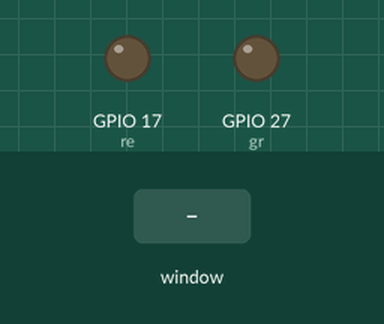
A program run on a simulated Raspberry Pi (BCM pin numbers). Parts: output pins drawn as LEDs (lit = HIGH). Inputs (shaded band) come from the test bench. The desktop window is not drawn, its controls go by their first labels and the mouse button is held 0.15 s; pins used as bus, display or sensor lines are not drawn.

Above: at 1.2 s.
1.3 s: control labelled "Green LED" in the window clicked
At 1.6 s:
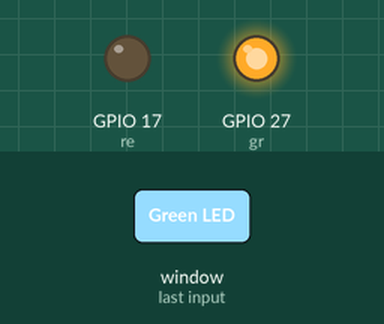
2.8 s: control labelled "Red LED" in the window clicked
At 3.9 s:
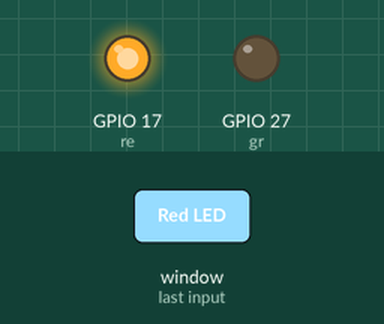
4.3 s: control labelled "Blue LED" in the window clicked
At 5.1 s:
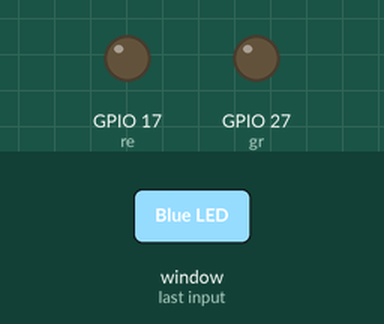
Timing chart, 0 to 7.3 s (numbered marks = the images above; inputs shaded):
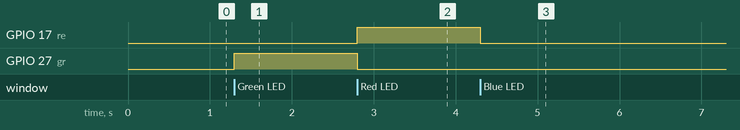

The program:

task5.2c.py
```python
# -*- coding: utf-8 -*-

# Form implementation generated from reading ui file 'T5.2C.ui'
#
# Created by: PyQt5 UI code generator 5.11.3
#
# WARNING! All changes made in this file will be lost!

from PyQt5 import QtCore, QtGui, QtWidgets
from gpiozero import LED
import RPi.GPIO
RPi.GPIO.setmode(RPi.GPIO.BCM)

bl = LED(22)
gr = LED(27)
re = LED(17)


class Ui_MainWindow(object):
    def setupUi(self, MainWindow):
        MainWindow.setObjectName("MainWindow")
        MainWindow.resize(1075, 649)
        self.centralwidget = QtWidgets.QWidget(MainWindow)
        self.centralwidget.setObjectName("centralwidget")

        self.blue = QtWidgets.QRadioButton(self.centralwidget)
        self.blue.setGeometry(QtCore.QRect(220, 300, 119, 27))
        self.blue.setAutoFillBackground(False)
        self.blue.setObjectName("blue")

        self.green = QtWidgets.QRadioButton(self.centralwidget)
        self.green.setGeometry(QtCore.QRect(450, 300, 119, 27))
        self.green.setAutoFillBackground(True)
        self.green.setObjectName("green")

        self.red = QtWidgets.QRadioButton(self.centralwidget)
        self.red.setGeometry(QtCore.QRect(710, 300, 119, 27))
        self.red.setAutoFillBackground(False)
        self.red.setObjectName("red")

        self.exit = QtWidgets.QPushButton(self.centralwidget)
        self.exit.setGeometry(QtCore.QRect(470, 470, 99, 30))
        self.exit.setObjectName("exit")

        self.title = QtWidgets.QLabel(self.centralwidget)
        self.title.setGeometry(QtCore.QRect(470, 110, 151, 41))
        font = QtGui.QFont()
        font.setPointSize(18)
        font.setBold(True)
        font.setItalic(True)
        font.setWeight(75)
        self.title.setFont(font)
        self.title.setLayoutDirection(QtCore.Qt.LeftToRight)
        self.title.setAutoFillBackground(False)
        self.title.setTextFormat(QtCore.Qt.RichText)
        self.title.setIndent(0)
        self.title.setObjectName("title")

        MainWindow.setCentralWidget(self.centralwidget)
        self.menubar = QtWidgets.QMenuBar(MainWindow)
        self.menubar.setGeometry(QtCore.QRect(0, 0, 1075, 28))
        self.menubar.setObjectName("menubar")
        MainWindow.setMenuBar(self.menubar)
        self.statusbar = QtWidgets.QStatusBar(MainWindow)
        self.statusbar.setObjectName("statusbar")
        MainWindow.setStatusBar(self.statusbar)

        self.retranslateUi(MainWindow)
        QtCore.QMetaObject.connectSlotsByName(MainWindow)

        self.blue.toggled.connect(lambda: self.ledSwitch(self.blue))
        self.green.toggled.connect(lambda: self.ledSwitch(self.green))
        self.red.toggled.connect(lambda: self.ledSwitch(self.red))

        self.exit.clicked.connect(self.end)

    def end(self):
        RPi.GPIO.cleanup()
        app.exit()


    def ledSwitch(self, b):
        if b.text() == "Blue LED":
            if b.isChecked() == True:
                bl.on()
            else:
                bl.off()
        if b.text() == "Green LED":
            if b.isChecked() == True:
                gr.on()
            else:
                gr.off()
        if b.text() == "Red LED":
            if b.isChecked() == True:
                re.on()
            else:
                re.off()

    def retranslateUi(self, MainWindow):
        _translate = QtCore.QCoreApplication.translate
        MainWindow.setWindowTitle(_translate("MainWindow", "MainWindow"))
        self.blue.setText(_translate("MainWindow", "Blue LED"))
        self.green.setText(_translate("MainWindow", "Green LED"))
        self.red.setText(_translate("MainWindow", "Red LED"))
        self.exit.setText(_translate("MainWindow", "Exit"))
        self.title.setText(_translate("MainWindow", "Task 5.2C GUI"))


if __name__ == "__main__":
    import sys
    app = QtWidgets.QApplication(sys.argv)
    MainWindow = QtWidgets.QMainWindow()
    ui = Ui_MainWindow()
    ui.setupUi(MainWindow)
    MainWindow.show()
    sys.exit(app.exec_())
```

Measured:
- after the input at 1.3 s, GPIO 27 (gr): LOW → HIGH at once
- after the input at 2.8 s, GPIO 17 (re): LOW → HIGH at once; GPIO 27 (gr): HIGH → LOW at once
- after the input at 4.3 s, GPIO 17 (re): HIGH → LOW at once
